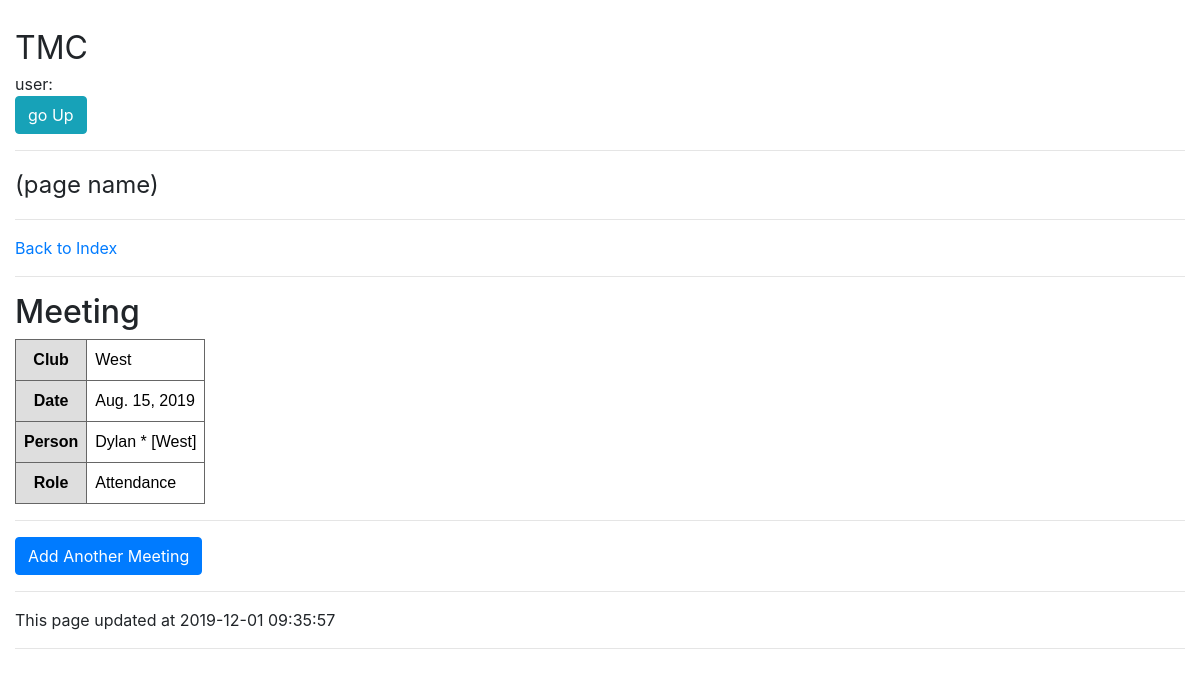
The page /meeting_detail/1/ on the database its author committed.
### clubs/models.py (models this page shows)
class Meeting(models.Model):
    club = models.ForeignKey(Club, on_delete=models.CASCADE)
    persontxt = models.CharField('Name',max_length=32,null=True,blank=True)
    person = models.ForeignKey(Person, on_delete=models.CASCADE)
    date1 = models.DateField('Date', default=datetime.date.today)
    role2 = models.ForeignKey(Role, on_delete=models.CASCADE,verbose_name='Role') # NOTE: default is 12 ---
    class Meta:
        unique_together = ('person', 'date1','role2')

class Club(models.Model):
    name = models.CharField(max_length=32,unique=True)
    fullname = models.CharField(max_length=100,unique=True)
    def __str__(self):
        return self.name

class Person(models.Model):
    club = models.ForeignKey(Club, on_delete=models.CASCADE,default=1)
    name = models.CharField(max_length=32) # allow same shortname
    fullname = models.CharField(max_length=100) # but not fullname
    is_member = models.BooleanField('Is Member ', default=False)
    member_since = models.DateField('Member Since', null=True, blank=True)
    note = models.CharField(max_length=100, null=True, blank=True) # but not fullname
    def __str__(self):
        if self.is_member:
            return self.name +" *"+" ["+self.club.name +"]"
        return self.name +" ["+self.club.name +"]"
    class Meta:
        ordering=['club','name']
        unique_together = ( 'club','name')

class Role(models.Model):
    name = models.CharField(max_length=32,unique=True)
    fullname = models.CharField(max_length=100,unique=True)
    def __str__(self):
        return self.name

### clubs/views.py (the view)
# urls.py: path('meeting_detail/<int:pk>/', views.meeting_detail, name='meeting_detail'),
def meeting_detail(request,pk):
    obj = Meeting.objects.get(pk=pk)
    context = {'obj': obj}
    return render(request,getHtml('meeting_detail') , context)

### clubs/views.py (called while the page is built)
def getHtml(html):
    return app+'/'+html+'.html'

### clubs/templates/clubs/meeting_detail.html (shortened to what this page needs)
{% extends 'clubs/base.html' %}
{% load static %}
{% block content %}
<a href='../'>Back to Index</a>
<hr>
<h2> Meeting </h2>
<table class='gridtable'>
    <tr>
        <th>Club</th>
        <td>{{obj.club}}</td>
    </tr>
    <tr>
        <th>Date</th>
        <td>{{obj.date1}}</td>
    </tr>
    <tr>
        <th>Person</th>
        <td>{{obj.person}}</td>
    </tr>
    <tr>
        <th>Role</th>
        <td>{{obj.role2}}</td>
    </tr>
</table>
<hr>
<a href='/add_meeting/' class='btn btn-primary'>Add Another Meeting</a>
{% endblock %}

### portal/static/portal/style013.css (style rules this page uses)
table.gridtable { font-family: verdana,arial,sans-serif; font-size:16px; color:black; border-width: 1px; border-color: #666666; border-collapse: collapse; }
table.gridtable th { text-align: center; align-content: center; align-items: center; border-width: 1px; padding: 8px; border-style: solid; border-color: #666666; background-color: #dedede; }
table.gridtable td { border-width: 1px; padding: 8px; border-style: solid; border-color: #666666; background-color: #ffffff; }

### rows shown on the page
Meeting: club "West", date1 "Aug. 15, 2019", person "Dylan * [West]", role2 "Attendance"
